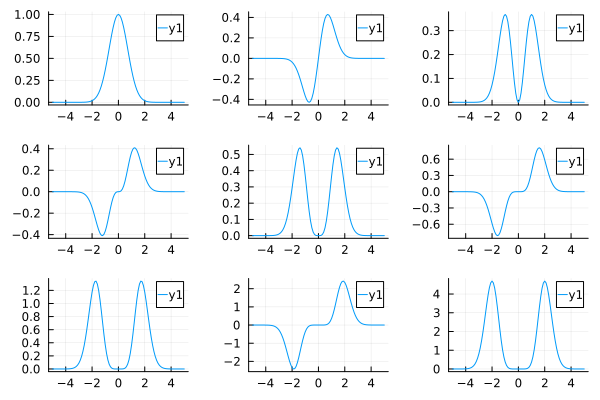

The Julia source for this figure:
using Plots

ps = []

for n in 1:9
  p = plot(-5:0.1:5, x -> x^(n-1) * exp(-x^2))
  push!(ps, p)
end

plot(ps..., layout=(3,3))

savefig("./plots.svg")